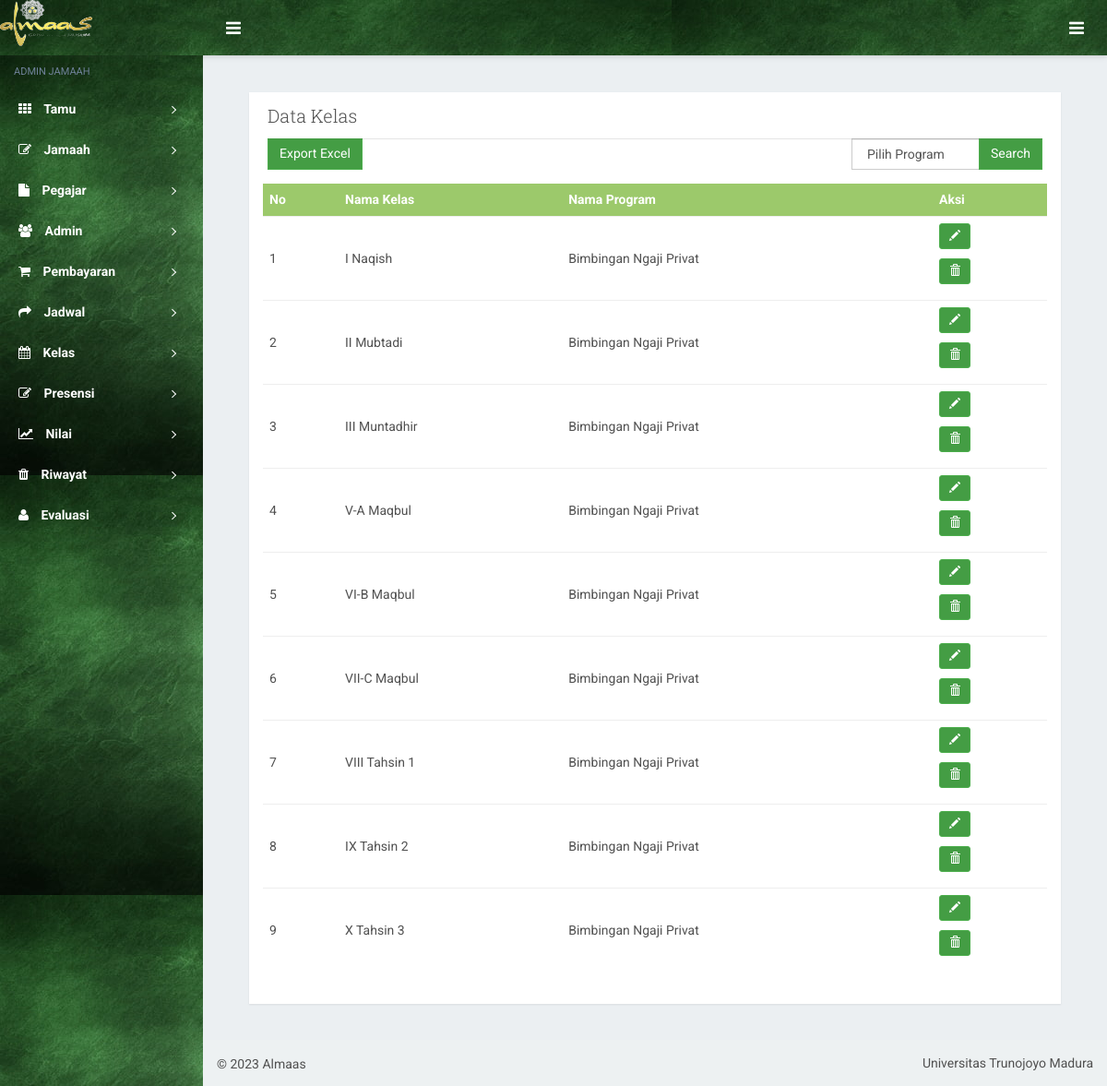
The app's page /superadmin/data_kelas.php (signed in) with its own data.
### tables this page shows
CREATE TABLE `kelas` (
  `id_kelas` int(15) NOT NULL,
  `nama_kelas` varchar(200) NOT NULL,
  `id_program` int(15) DEFAULT NULL
);

CREATE TABLE `program` (
  `id_program` int(15) NOT NULL,
  `nama_program` varchar(200) NOT NULL
);

### superadmin/data_kelas.php (the view, shortened to what this page needs)
<?php
include "../koneksi.php";
$hasil = mysqli_query($koneksi, "SELECT * FROM kelas");
require('componen_admin/header.php');
?>
            <div class="boxed">
                <div id="content-container">
                    <div id="page-content">
                        <div id="page-content">
                            <div class="panel">
                                <div class="panel-heading">
                                    <h3 class="panel-title">Data Kelas</h3>
                                </div>
                                <div class="container-fluid">
                                    <div class="collapse navbar-collapse" id="navbarScroll">
                                        <ul class="navbar-nav me-auto my-2 my-lg-0 navbar-nav-scroll" style="--bs-scroll-height: 100px;">
                                            <a target="_blank" href="cetak_data_kelas.php" class="btn btn-success model3" name="excel">Export Excel</a>
                                        </ul>
                                        <form class="model2 d-flex" method="post">
                                            <ul class="navbar-nav me-auto my-2 my-lg-0 navbar-nav-scroll mt-2" style="--bs-scroll-height: 100px;">
                                                <li class="model">
                                                <?php
                                                    echo '<select name="program" class="form-control" required value="$data["id_program"]">';
                                                    echo '<option>Pilih Program</option>';
                                                    echo '</select>';
                                                    ?>
                                                </li>
                                                <li class="model"><button class="btn btn-success" name="submit" type="submit">Search</button></li>
                                            </ul>
                                        </form>
                                    </div>
                                    <?php
                                    if(isset($_POST['submit'])){
                                        $key = $_POST['program'];
                                        $hasil = mysqli_query($koneksi, "SELECT * FROM kelas where id_program = '$key'");
                                    } else {
                                        $hasil = mysqli_query($koneksi, "SELECT * FROM kelas");
                                    }
                                    ?>
                                </div>
                                <div class="panel-body">
                                    <div class="table-responsive">
                                        <table class="table" id="dataTable" width="100%" cellspacing="0">
                                            <thead class="bg-success">
                                                <tr>
                                                    <th>No</th>
                                                    <th>Nama Kelas</th>
                                                    <th>Nama Program</th>
                                                    <th>Aksi</th>
                                                </tr>
                                            </thead>
                                            <tbody>
                                            <?php
                                            $no = 0;
                                                while ($baris=mysqli_fetch_assoc($hasil)) {
                                                    $no++;
                                                ?>
                                                <tr>
                                                    <td><?php echo $no?></td>
                                                    <td><?php echo $baris['nama_kelas']?></td>
                                                    <?php
                                                    $prg = $baris['id_program'];
                                                    $pro = mysqli_query($koneksi, "SELECT * FROM program where id_program='$prg'");
                                                    $program=mysqli_fetch_assoc($pro);
                                                    ?>
                                                    <td><?php echo $program['nama_program'] ?></td>
                                                    <td>
                                                        <p data-placement="top" data-toggle="tooltip" title="Edit"><a href="form_edit_kelas.php?id_kelas=<?=$baris['id_kelas']?>"><button class="btn btn-success btn-xs" data-title="Edit" data-toggle="modal" data-target="#edit" ><span class="glyphicon glyphicon-pencil"></span></button></a></p>
                                                        <p data-placement="top" data-toggle="tooltip" title="Edit"><a href="hapus_kelas.php?id_kelas=<?=$baris['id_kelas']?>"><button class="btn btn-success btn-xs" data-title="Edit" data-toggle="modal" data-target="#edit" ><span class="glyphicon glyphicon-trash"></span></button></a></p>
                                                    </td>
                                                    <?php } ?>
                                                </tr>
                                            </tbody>
                                        </table>
                                    </div>
                                </div>
                            </div>
                        </div>
                </div>
            </div>
                <?php
                require('componen_admin/navigasi.php');
                ?>
<?php
    require('componen_admin/footer.php');
?>

### superadmin/componen_admin/header.php (shortened to what this page needs)
<!DOCTYPE html>
<html lang="en">
    <head>
        <link href="css/bootstrap.min.css" rel="stylesheet">
        <link href="css/styleku.css" rel="stylesheet">
        <link href="css/util.css" rel="stylesheet">
        <link href="css/custom.css" rel="stylesheet">
        <link href="plugins/font-awesome/css/font-awesome.min.css" rel="stylesheet">
        <link href="plugins/switchery/switchery.min.css" rel="stylesheet">
        <link href="plugins/jvectormap/jquery-jvectormap.css" rel="stylesheet">
        <link href="plugins/bootstrap-select/bootstrap-select.min.css" rel="stylesheet">
        <link href="plugins/bootstrap-validator/bootstrapValidator.min.css" rel="stylesheet">
        <link href="css/demo/jquery-steps.min.css" rel="stylesheet">
        <link href="css/demo/jasmine.css" rel="stylesheet">
        <link href="plugins/pace/pace.min.css" rel="stylesheet">
    </head>
    <body>
        <div id="container" class="effect mainnav-lg navbar-fixed mainnav-fixed">
            <header id="navbar">
                <div id="navbar-container" class="boxed">
                    <div class="navbar-header">
                        <a href="index.php" class="navbar-brand">
                            <img src="img/tulis.png">
                            <div class="brand-title">
                                <span class="brand-text">Rose Resto</span>
                            </div>
                        </a>
                    </div>
                    <div class="navbar-content clearfix">
                        <ul class="nav navbar-top-links pull-left">
                            <li class="tgl-menu-btn">
                                <a class="mainnav-toggle" href="#"> <i class="fa fa-navicon fa-lg"></i> </a>
                            </li>
                        </ul>
                        <ul class="nav navbar-top-links pull-right">
                            <li class="hidden-xs" id="toggleFullscreen">
                                <a class="icon icon-fullscreen" data-toggle="fullscreen" href="#" role="button">
                                </a>
                            </li>
                           <li id="dropdown-user" class="dropdown">
                                <a href="#" data-toggle="dropdown" class="dropdown-toggle text-right">
                                <i class="fa fa-navicon fa-lg"></i>
                                </a>
                            </li>
                        </ul>
                    </div>
                </div>
            </header>
            <div class="boxed">

### superadmin/componen_admin/navigasi.php (shortened to what this page needs)
    <nav id="mainnav-container">
        <div id="mainnav">
            <div id="mainnav-menu-wrap">
                <div class="nano">
                    <div class="nano-content">
                        <ul id="mainnav-menu" class="list-group">
                            <li class="list-header">Admin Jamaah</li>
                            <li>
                                <a href="#">
                                <i class="fa fa-th"></i>
                                <span class="menu-title">
                                <strong>Tamu</strong>
                                </span>
                                <i class="arrow"></i>
                                </a>
                            </li>
                            <li>
                                <a href="#">
                                <i class="fa fa-edit"></i>
                                <span class="menu-title">
                                <strong>Jamaah</strong>
                                </span>
                                <i class="arrow"></i>
                                </a>
                            </li>
                            <li>
                                <a href="#">
                                <i class="fa fa-file"></i>
                                <span class="menu-title">
                                <strong>Pegajar</strong>
                                </span>
                                <i class="arrow"></i>
                                </a>
                            </li>
                            <li>
                                <a href="#">
                                <i class="fa fa-group"></i>
                                <span class="menu-title">
                                <strong>Admin</strong>
                                </span>
                                <i class="arrow"></i>
                                </a>
                            </li>
                            <li>
                                <a href="#">
                                <i class="fa fa-shopping-cart"></i>
                                <span class="menu-title">
                                <strong>Pembayaran</strong>
                                </span>
                                <i class="arrow"></i>
                                </a>
                            </li>
                              <li>
                                <a href="#">
                                <i class="fa fa-share"></i>
                                <span class="menu-title">
                                <strong>Jadwal</strong>
                                </span>
                                <i class="arrow"></i>
                                </a>
                            </li>
                            <li>
                                <a href="#">
                                <i class="fa fa-calendar"></i>
                                <span class="menu-title">
                                <strong>Kelas</strong>
                                </span>
                                <i class="arrow"></i>
                                </a>
                            </li>
                            <li>
                                <a href="#">
                                <i class="fa fa-edit"></i>
                                <span class="menu-title">
                                <strong>Presensi</strong>
                                </span>
                                <i class="arrow"></i>
                                </a>
                            </li>
                            <li>
                                <a href="#">
                                <i class="fa fa-line-chart"></i>
                                <span class="menu-title">
                                <strong>Nilai</strong>
                                </span>
                                <i class="arrow"></i>
                                </a>
                            </li>
                            <li>
                                <a href="riwayat.php">
                                <i class="fa fa-trash"></i>
                                <span class="menu-title">
                                <strong>Riwayat</strong>
                                </span>
                                <i class="arrow"></i>
                                </a>
                            </li>
                            <li>
                                <a href="">
                                <i class="fa fa-user"></i>
                                <span class="menu-title">
                                <strong>Evaluasi</strong>
                                </span>
                                <i class="arrow"></i>
                                </a>
                            </li>
                    </div>
                </div>
            </div>
        </div>
    </nav>
</div>

### superadmin/componen_admin/footer.php (shortened to what this page needs)
            <footer id="footer">
                <div class="hide-fixed pull-right pad-rgt">Universitas Trunojoyo Madura</div>
                <p class="pad-lft">&#0169; 2023 Almaas</p>
            </footer>
        </div>
    </body>
</html>

### superadmin/css/custom.css (style rules this page uses)
.model { list-style:none; margin-left: -50px; }
.model2 { float:right; margin-right: -10px; }
.model3 { margin-left: -50px; }

### records on screen
kelas: nama_kelas "I Naqish", id_program.nama_program "Bimbingan Ngaji Privat"
kelas: nama_kelas "II Mubtadi", id_program.nama_program "Bimbingan Ngaji Privat"
kelas: nama_kelas "III Muntadhir", id_program.nama_program "Bimbingan Ngaji Privat"
kelas: nama_kelas "V-A Maqbul", id_program.nama_program "Bimbingan Ngaji Privat"
kelas: nama_kelas "VI-B Maqbul", id_program.nama_program "Bimbingan Ngaji Privat"
kelas: nama_kelas "VII-C Maqbul", id_program.nama_program "Bimbingan Ngaji Privat"
kelas: nama_kelas "VIII Tahsin 1", id_program.nama_program "Bimbingan Ngaji Privat"
kelas: nama_kelas "IX Tahsin 2", id_program.nama_program "Bimbingan Ngaji Privat"
kelas: nama_kelas "X Tahsin 3", id_program.nama_program "Bimbingan Ngaji Privat"
